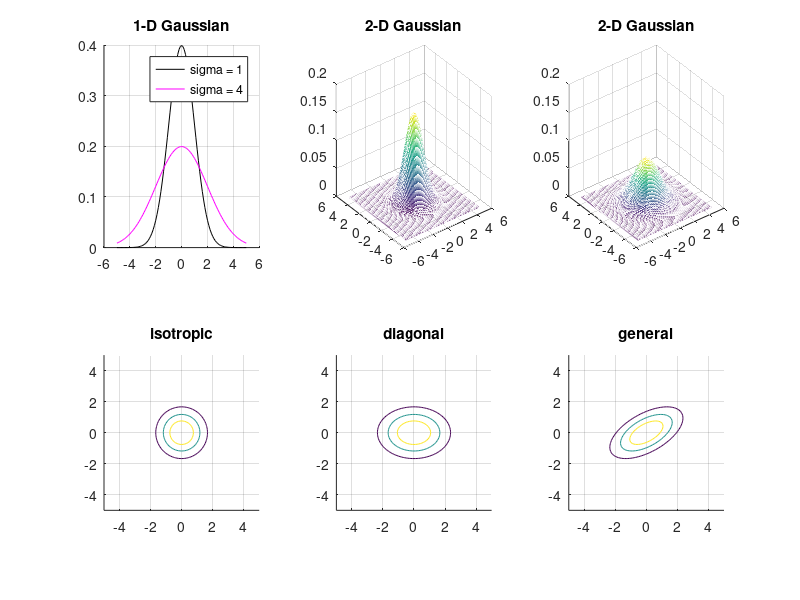

Recreate this plot in MATLAB.
clc
clear

figure;

%% 1-D disttribution demo
mu = 0;
sigma = 1;
x = -5:0.1:5;
N = length(x);
for i = 1:N
    y(i) = (2*pi*sigma)^(-1/2)*exp(-(1/(2*sigma))*(x(i)-mu)^2);
end

subplot(231);
plot(x,y,'k');
title('1-D Gaussian');
grid on;box off;

hold on;

mu = 0;
sigma = 4;
x = -5:0.1:5;
N = length(x);
for i = 1:N
    y(i) = (2*pi*sigma)^(-1/2)*exp(-(1/(2*sigma))*(x(i)-mu)^2);
end

plot(x,y,'m');
legend(['sigma = ' num2str(1)],['sigma = ' num2str(sigma)]);

%% 2-D disttribution demo
mu = [0 0];
sigma = [1 0;0 1];
x1 = -5:0.1:5;
x2 = -5:0.1:5;
N1 = length(x1);
N2 = length(x2);
for i = 1:N1
    for j = 1:N2
        y(i,j) = (2*pi)^(-2/2)*det(sigma)^(-1/2) ...
            *exp(-(1/2)*([x(i),x(j)]-[mu(1),mu(2)])*sigma^(-1) ...
            *([x(i),x(j)]-[mu(1),mu(2)])');
    end
end

subplot(232);
mesh(x1,x2,y);
title('2-D Gaussian');
grid on;box off;
zlim([0 0.2]);
view(3);

mu = [0 0];
sigma = [2 0;0 2];
x1 = -5:0.1:5;
x2 = -5:0.1:5;
N1 = length(x1);
N2 = length(x2);
for i = 1:N1
    for j = 1:N2
        y(i,j) = (2*pi)^(-2/2)*det(sigma)^(-1/2) ...
            *exp(-(1/2)*([x(i),x(j)]-[mu(1),mu(2)])*sigma^(-1) ...
            *([x(i),x(j)]-[mu(1),mu(2)])');
    end
end

subplot(233);
mesh(x1,x2,y);
title('2-D Gaussian');
grid on;box off;
zlim([0 0.2]);
view(3);

%% 2-D Gaussian distribution with different covariance matrix forms
mu1 = [0 0];
mu2 = [0 0];
mu3 = [0 0];
sigma1 = [1 0;0 1];
sigma2 = [1 0;0 2];
sigma3 = [1 0.8;0.8 2];

x1 = -5:0.1:5;
x2 = -5:0.1:5;
N1 = length(x1);
N2 = length(x2);
for i = 1:N1
    for j = 1:N2
        y1(i,j) = (2*pi)^(-2/2)*det(sigma1)^(-1/2) ...
            *exp(-(1/2)*([x1(i),x2(j)]-[mu1(1),mu1(2)])*sigma1^(-1) ...
            *([x1(i),x2(j)]-[mu1(1),mu1(2)])');
        y2(i,j) = (2*pi)^(-2/2)*det(sigma2)^(-1/2) ...
            *exp(-(1/2)*([x1(i),x2(j)]-[mu2(1),mu2(2)])*sigma2^(-1) ...
            *([x1(i),x2(j)]-[mu2(1),mu2(2)])');
        y3(i,j) = (2*pi)^(-2/2)*det(sigma3)^(-1/2) ...
            *exp(-(1/2)*([x1(i),x2(j)]-[mu3(1),mu3(2)])*sigma3^(-1) ...
            *([x1(i),x2(j)]-[mu3(1),mu3(2)])');
        % y1(i,j) = mvnpdf([x1(i) x2(j)],mu1,sigma1);
        % y2(i,j) = mvnpdf([x1(i) x2(j)],mu2,sigma2);
        % y3(i,j) = mvnpdf([x1(i) x2(j)],mu3,sigma3);
    end
end

subplot(234);
contour(x1,x2,y1,3);
title('isotropic');
grid on;box off;
axis equal;
subplot(235);
contour(x1,x2,y2,3);
grid on;box off;
axis equal;
title('diagonal');
subplot(236);
contour(x1,x2,y3,3);
grid on;box off;
axis equal;
title('general');